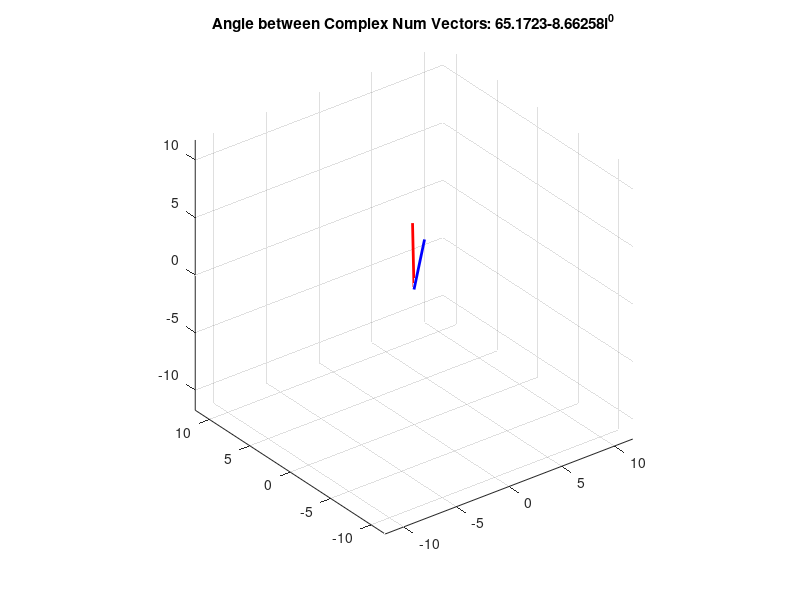

Here is the MATLAB script that generated this plot:
% By Ankit


%Two Vectors with complex numbers
Com1 = [ complex(1,3) complex(0,-2) complex(4,0) complex(-5,0)];
Com2 = [ complex(6,2) complex(8,0) complex(0,3) complex(-5,0)];

% compute the angle (radians) between two vectors
ang = acos( dot(Com1,Com2) / (norm(Com1)*norm(Com2)) );


% draw them
figure(4), clf
plot3([0 Com1(1)],[0 Com1(2)],[0 Com1(3)],'b','linew',2)
hold on
plot3([0 Com2(1)],[0 Com2(2)],[0 Com2(3)],'r','linew',2)

axmax = max([ norm(Com1) norm(Com2) ]);
axis([-1 1 -1 1 -1 1]*axmax)
grid on, rotate3d on, axis square
title([ 'Angle between Complex Num Vectors: ' num2str(rad2deg(ang)) '^0' ])


